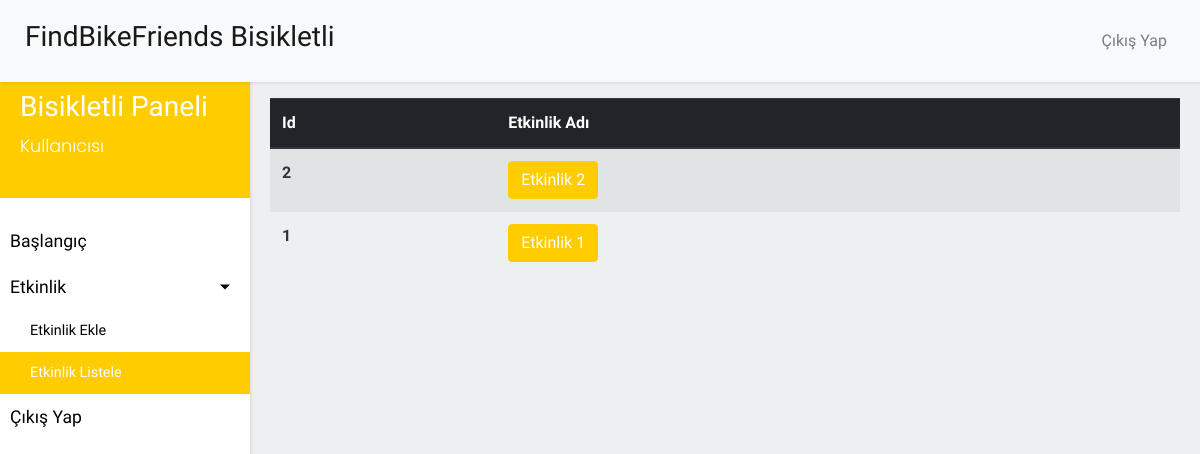
Page /bisikletli/etkinlik/ on the committed database.
### FindBikeFriends_app/models.py (models this page shows, shortened)
class Event(Model):
    name = CharField(max_length=255, verbose_name='Etkinlik Adı')
    description = TextField(max_length=1000, verbose_name='Açıklama')
    created_at = DateTimeField(auto_now_add=True, editable=False, blank=True, null=False,verbose_name='Oluşturma Tarihi')
    start_date = DateTimeField(verbose_name='Etkinlik Tarihi')
    type = ForeignKey('FindBikeFriends_app.EventType', blank=True, null=True, verbose_name='Etkinlik Tipi', on_delete=models.CASCADE)
    owner = ForeignKey('FindBikeFriends_app.User', related_name='owner',blank=False, null=False, verbose_name='Oluşturan Kişi', on_delete=models.CASCADE)
    lat = DecimalField(max_digits=9, decimal_places=6, null=True, blank=True, verbose_name='Etkinlik X Koordinatı')
    long = DecimalField(max_digits=9, decimal_places=6, null=True, blank=True, verbose_name='Etkinlik Y Koordinatı')
    guests = ManyToManyField('FindBikeFriends_app.User', blank=True, verbose_name='Gelen Kullanıcılar')
    thumbnail = ImageField(verbose_name='Etkinlik Thumbnail', upload_to='images/event/')
    class Meta:
        ordering = ('-id',)
        verbose_name = 'Etkinlik'
        verbose_name_plural = 'Etkinlikler'

### FindBikeFriends_rider/views.py (the view)
def EventListView(request):
    context={
        "event": Event.objects.all()
    }
    return render(request, 'rider/event/event_list.html', context)

### FindBikeFriends_rider/templates/rider/event/event_list.html (shortened to what this page needs)
{% extends "rider/base.html" %}
{% load static %}
{% block content %}
<table class="table table-striped">
    <thead class="thead-dark">
        <tr>
            <th scope="col">Id</th>
            <th scope="col">Etkinlik Adı</th>
        </tr>
    </thead>
    <tbody>
        {% for events in event %}
        <tr>
            <th scope="row">{{events.id}}</th>
            <td><a href="{{events.id}}" class="btn btn-warning">{{events.name}}</a></td>
        </tr>
        {% endfor %}
    </tbody>
</table>
{% endblock content %}

### FindBikeFriends_rider/static/rider/css/panel.css (style rules this page uses)
body { font-family: 'Poppins', sans-serif; background: #fafafa; }
a, a:hover, a:focus { color: inherit; text-decoration: none; transition: all 0.3s; }

### FindBikeFriends_rider/static/rider/css/base.css (style rules this page uses)
body { font-family: 'Maven Pro', sans-serif; background: #fafafa; color:#2f3640; }
a, a:hover, a:focus { color: inherit; text-decoration: none; transition: all 0.3s; }
.btn-warning { color: #ffffff; background-color: #ffcc00; border-color: #ffcc00; }

### rows in the picture
Event: id "2", name "Etkinlik 2"
Event: id "1", name "Etkinlik 1"
